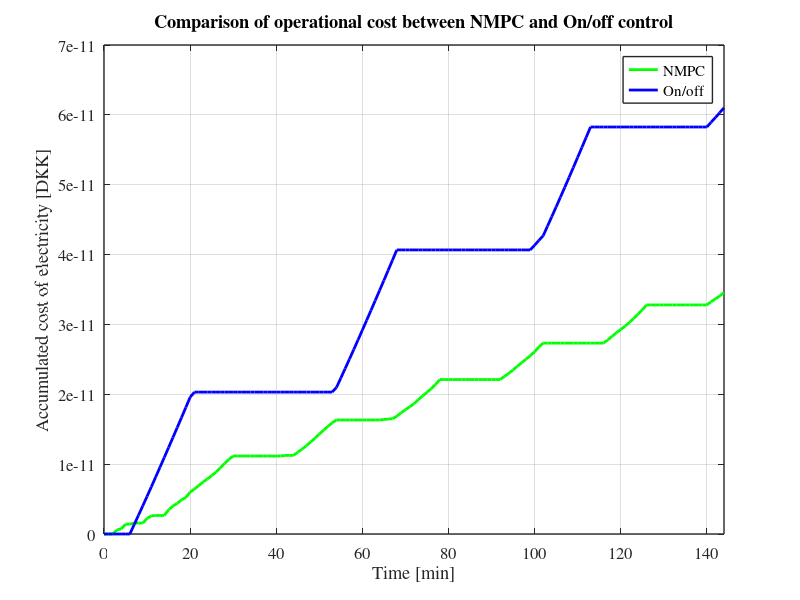

MATLAB code for this plot:
clc;
clear all;
close all;

load data_control_predictor


u1_MPC=[];
u2_MPC=[];
C_MPC=[];
for i=1:T_min
u1_MPC=[u1_MPC,U_con(1,i)*ones(1,60)];
u2_MPC=[u2_MPC,U_con(2,i)*ones(1,60)];
C_MPC=[C_MPC,C_HP(i)*ones(1,60)];
end
p1_MPC=P_BAR(1,:);
p2_MPC=P_BAR(5,:);

u1_in=find(u1_MPC<0.02);
u1_MPC(u1_in)=0;

u2_in=find(u2_MPC<0.02);
u2_MPC(u2_in)=0;

eta_p=0.6;                          % Efficiency of pumps
eta_m=0.9;                          % Efficiency of motors
k_eta=1/(eta_p*eta_m*1e3*1e5*3600); % Constant based on efficiency
Ts=1/60;

Cost_pump_1=u1_MPC.*C_MPC.*p1_MPC*k_eta*Ts;
Cost_pump_2=u2_MPC.*C_MPC.*p2_MPC*k_eta*Ts;

j=1;
C_p_1=zeros(1,T_min);
C_p_2=zeros(1,T_min);
for i=1:T_min
    C_p_1(i)=sum(Cost_pump_1(j:j+59));
    C_p_2(i)=sum(Cost_pump_2(j:j+59));
    j=j+60;
end

C_1=zeros(1,T_min);
C_2=zeros(1,T_min);
for i=1:T_min
   C_1(i)= sum(C_p_1(1:i));
   C_2(i)= sum(C_p_2(1:i));
end

C_contr_MPC=[0,C_1+C_2];
C_last_MPC=C_contr_MPC(end)




clearvars -except C_last_MPC C_contr_MPC

load data_control_on_off


u1_MPC=[];
u2_MPC=[];
C_MPC=[];
for i=1:T_min
u1_MPC=[u1_MPC,U_con(1,i)*ones(1,60)];
u2_MPC=[u2_MPC,U_con(2,i)*ones(1,60)];
C_MPC=[C_MPC,C_HP(i)*ones(1,60)];
end
p1_MPC=P_BAR(1,:);
p2_MPC=P_BAR(5,:);

u1_in=find(u1_MPC<0.02);
u1_MPC(u1_in)=0;

u2_in=find(u2_MPC<0.02);
u2_MPC(u2_in)=0;

eta_p=0.6;                          % Efficiency of pumps
eta_m=0.9;                          % Efficiency of motors
k_eta=1/(eta_p*eta_m*1e3*1e5*3600); % Constant based on efficiency
Ts=1/60;

Cost_pump_1=u1_MPC.*C_MPC.*p1_MPC.*k_eta*Ts;
Cost_pump_2=u2_MPC.*C_MPC.*p2_MPC.*k_eta*Ts;

j=1;
C_p_1=zeros(1,T_min);
C_p_2=zeros(1,T_min);
for i=1:T_min
    C_p_1(i)=sum(Cost_pump_1(j:j+59));
    C_p_2(i)=sum(Cost_pump_2(j:j+59));
    j=j+60;
end

C_1=zeros(1,T_min);
C_2=zeros(1,T_min);
for i=1:T_min
   C_1(i)= sum(C_p_1(1:i));
   C_2(i)= sum(C_p_2(1:i));
end

C_contr=[0,C_1+C_2];
C_last_on_off=C_contr(end);

saving_MPC=(C_last_on_off-C_last_MPC)/C_last_on_off*100


set(0, 'DefaultLineLineWidth',2);
set(0, 'DefaultaxesLineWidth',1);
set(0, 'DefaultaxesFontSize',12);
set(0, 'DefaultTextFontSize',12);
set(0, 'DefaultAxesFontName','Times');


t=0:T_min;





figure
plot (t,C_contr_MPC,'g',t,C_contr,'b')
xlabel('Time [min]');ylabel('Accumulated cost of electricity [DKK]')
lgd=legend('NMPC','On/off');
title('Comparison of operational cost between NMPC and On/off control');
xlim([0 T_min]);
% xticks(0:4:T_min)
grid

